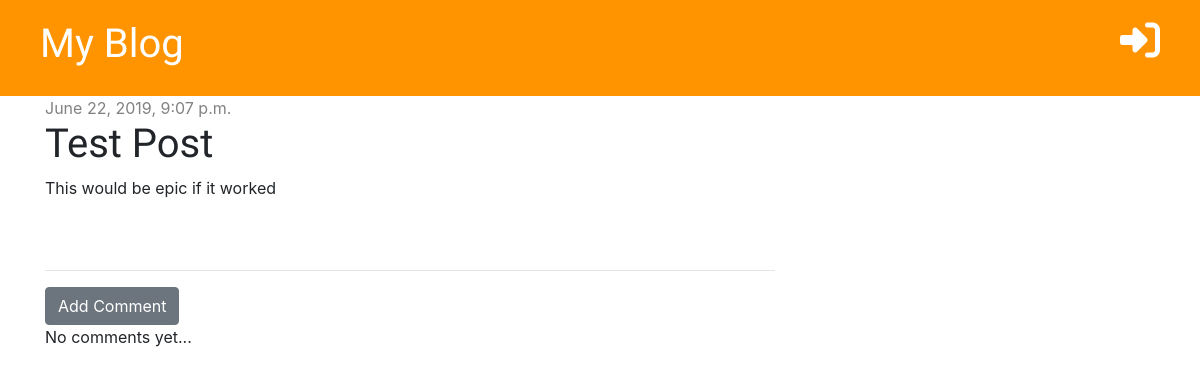
Page /post/4/ on the earlier database version.
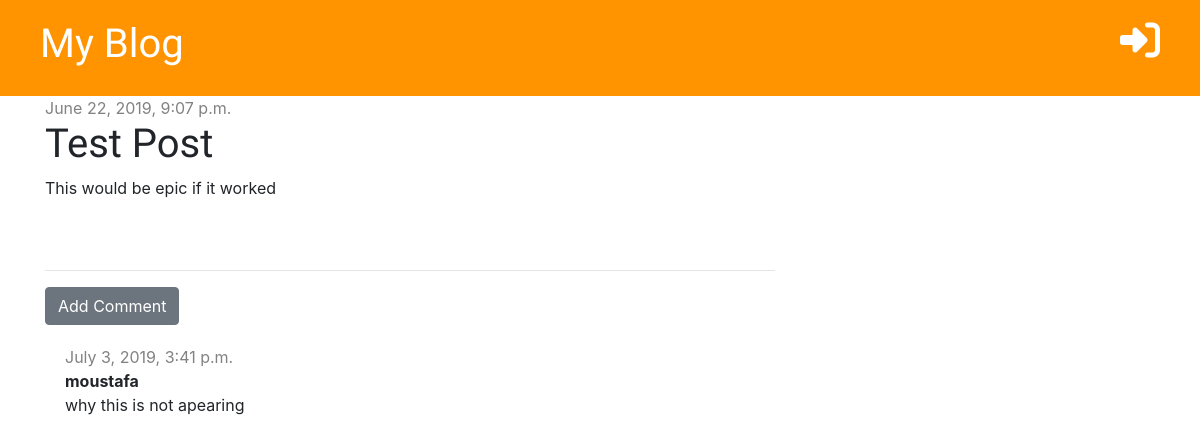
Same page on the later database version.
### blog/models.py (models this page shows, shortened)
class Comment(models.Model):
    post = models.ForeignKey('blog.Post', on_delete=models.CASCADE, related_name='comments')
    author = models.CharField(max_length=200)
    created_date = models.DateTimeField(default=timezone.now)
    text = models.TextField()
    approved = models.BooleanField(default=False)

### blog/views.py (the view)
# urls.py: path('post/<int:pk>/', views.post_detail, name='post_detail'),
def post_detail(request, pk):
    posts = get_object_or_404(Post, pk=pk)
    stuff_for_frontend = {'posts': posts }
    return render(request, 'blog/post_detail.html', stuff_for_frontend)

### blog/templates/blog/post_detail.html (shortened to what this page needs)
{% extends 'blog/base.html' %}
{% block content %}
    <div class="post">
        {% if posts.published_date %}
            <div class="date">
                {{ posts.published_date }}
            </div>
        {% else %}
            <a href="{% url 'post_publish' pk=posts.pk %}" class="btn btn-primary">Publish</a>
        {% endif %}
        <h1>{{ posts.title }}</h1>
        <p>{{ posts.text|linebreaksbr }}</p>
    </div>
   <hr>
    <a href="{% url 'add_comment_to_post' pk=posts.pk %}" class="btn btn-secondary">Add Comment</a>
    {% for comment in posts.comments.all %}
        {% if user.is_authenticated or comment.approved %}
        <div class="comment">
            <div class="date">
                {{ comment.created_date }}
            </div>
            <strong>{{ comment.author }}</strong>
            <p>{{ comment.text }}</p>
        </div>
        {% endif %}
    {% empty %}
        <p>No comments yet...</p>
    {% endfor %}
{% endblock %}

Differences in the rows shown:
added Comment: created_date "July 3, 2019, 3:41 p.m.", author "moustafa", text "why this is not apearing"
Other differences:
text no longer shown: "No comments yet..."
